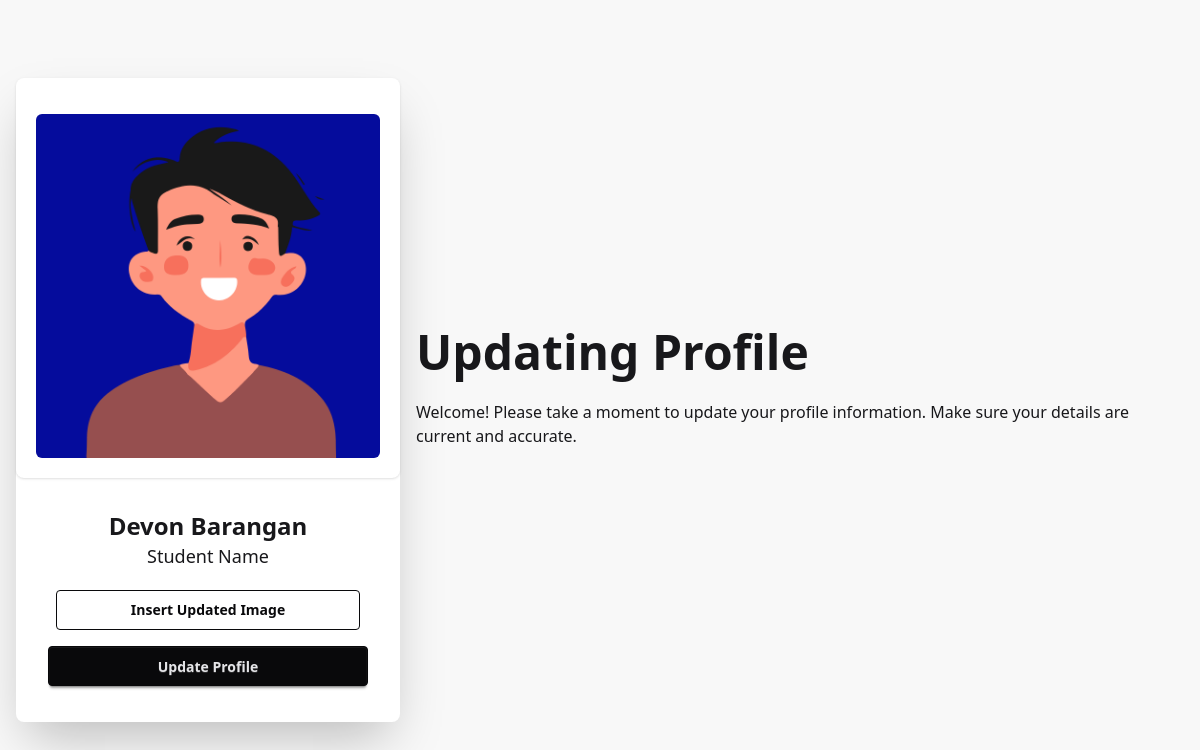
The page /student/update_student.php?update_student_id=1234567 on the database its author committed.
### tables this page shows
CREATE TABLE `tblstudent` (
  `student_id` int(11) NOT NULL,
  `school_id` int(11) NOT NULL,
  `name` varchar(255) NOT NULL,
  `email` varchar(255) NOT NULL,
  `department_id` int(11) NOT NULL,
  `password` varchar(255) NOT NULL,
  `year_level` int(11) NOT NULL,
  `image` varchar(255) NOT NULL
);

### student/update_student.php (the view, shortened to what this page needs)
<?php
include('../database/models/dbconnect.php');
$student_id = $_GET['update_student_id'];
$sql = "SELECT * FROM `tblstudent` WHERE school_id = $student_id";
$result = mysqli_query($conn, $sql);
$row = mysqli_fetch_assoc($result);
$fullname = $row['name'];
?>
<!DOCTYPE html>
<html lang="en">
<head>
  <link href="https://cdn.jsdelivr.net/npm/daisyui@5.0.0-beta.6/daisyui.css" rel="stylesheet" type="text/css" />
  <script src="https://cdn.jsdelivr.net/npm/@tailwindcss/browser@4"></script>
</head>
<body>
  <div class="hero bg-base-200 min-h-screen">
    <div class="hero-content flex-col lg:flex-row-reverse">
      <div class="text-center lg:text-left">
        <h1 class="text-5xl font-bold">Updating Profile</h1>
        <p class="py-6">
          Welcome! Please take a moment to update your profile information. Make sure your details are current and accurate.
        </p>
      </div>
      <div class="card bg-base-100 w-full max-w-sm shrink-0 shadow-2xl">
        <div class="flex justify-center items-center shadow p-5 rounded-lg">
          <img id="image-preview"
            src="../upload/pics/<?php echo htmlspecialchars($row['image']); ?>"
            alt="Image Preview"
            class="w-full h-full object-cover mt-4 rounded-md ">
        </div>
        <div class="card-body p-8">
          <div class="flex flex-col justify-center items-center">
            <div class="text-center">
              <p class="text-2xl font-semibold"><?php echo $fullname; ?></p>
              <h1 class="text-lg">Student Name</h1>
            </div>
          </div>
          <fieldset class="fieldset">
            <form method="POST" enctype="multipart/form-data">
              <div class="m-2">
                <label for="hen" class="block cursor-pointer btn btn-md p-2 btn-neutral btn-outline text-center w-full">
                  Insert Updated Image
                </label>
              </div>
              <input type="submit" name="update" value="Update Profile"
                class="btn btn-md btn-neutral w-full mt-2">
            </form>
          </fieldset>
        </div>
      </div>
    </div>
  </div>
</body>
</html>

### rows shown on the page
tblstudent: image (picture), name "Devon Barangan"
